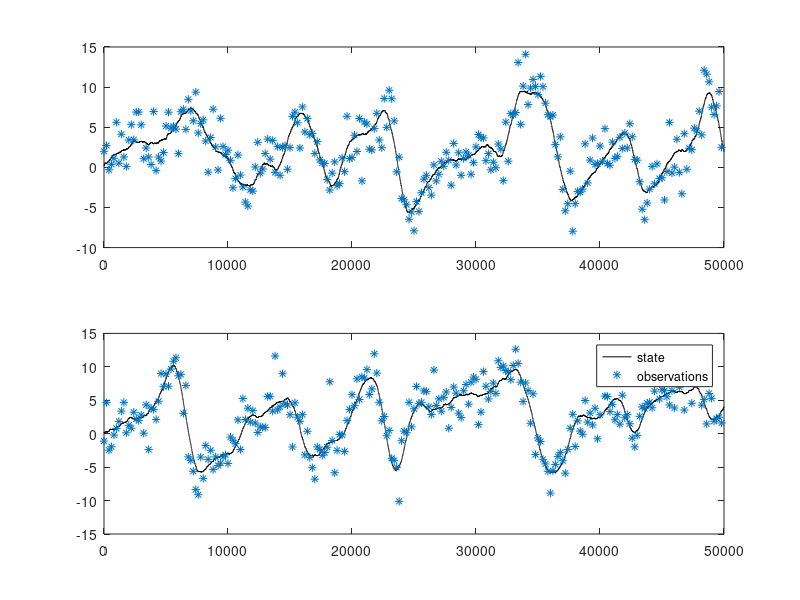

MATLAB code to generate this figure:
clear
close all

%% stochastic Lorenz 96 parameters
F = 8;                  % forcing parameter
h = 2e-4;               % integration period in natural units
t_final = 10;           % duration of the simulation in natural time units
NT = fix(t_final/h);    % no. of discrete time steps
nosc = 20;              % no. of oscillators
s2y = 4;                % variance of the observations
s2x = 1/2;              % variance of the signal noise
Tobs = 200;             % signals observed every Tobs time steps

% Initial conditions
x = zeros([nosc NT]);
x(1:nosc,1) = rand([nosc 1]);

%% Euler integration
t0 = clock;
ok = 0;
while not(ok)
    for n = 2:NT

        % slow variables
        x(1,n) = x(1,n-1) + h*( -x(nosc,n-1)*(x(nosc-1,n-1) - x(2,n-1)) - x(1,n-1) + F ) + sqrt(h*s2x)*randn;
        x(2,n) = x(2,n-1) + h*( -x(1,n-1)*(x(nosc,n-1) - x(3,n-1)) - x(2,n-1) + F ) + sqrt(h*s2x)*randn;

        for i=3:nosc-1
            x(i,n) = x(i,n-1) + h*( -x(i-1,n-1)*(x(i-2,n-1) - x(i+1,n-1)) - x(i,n-1) + F ) + sqrt(h*s2x)*randn;
        end %i
        x(nosc,n) = x(nosc,n-1) + h*( -x(nosc-1,n-1)*(x(nosc-2,n-1) - x(1,n-1)) - x(nosc,n-1) + F ) + sqrt(h*s2x)*randn;


    end %n


    ok = isempty( find( isnan(x(1,:)) | isinf(x(1,:)), 1 ) );   %Check wheter the integration have worked or not


end %while

% Observations
y = x + sqrt(s2y)*randn(size(x));

%% Figures

figure(1),
idx_plotted = 1:2;
for i = idx_plotted
    subplot(length(idx_plotted),1,i),
    plot(1:NT,x(i,:),'k'), hold on,
    plot(1:Tobs:NT,y(i,1:Tobs:end),'*')
end
legend('state','observations')
% sgtitle('State and observations')
